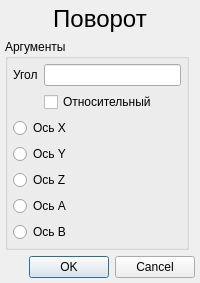
<?xml version="1.0" encoding="UTF-8"?>
<ui version="4.0">
 <class>RotateDialog</class>
 <widget class="QDialog" name="RotateDialog">
  <property name="geometry">
   <rect>
    <x>0</x>
    <y>0</y>
    <width>200</width>
    <height>270</height>
   </rect>
  </property>
  <property name="windowTitle">
   <string>Поворот</string>
  </property>
  <property name="toolTip">
   <string>&lt;html&gt;&lt;head/&gt;&lt;body&gt;&lt;p align=&quot;justify&quot;&gt;&lt;span style=&quot; font-size:12pt;&quot;&gt;Быстрая клавиша &lt;/span&gt;&lt;span style=&quot; font-size:12pt; color:#3300ff;&quot;&gt;K &lt;/span&gt;&lt;span style=&quot; font-size:12pt;&quot;&gt;&lt;br/&gt;ПОВОРОТЫ [&lt;/span&gt;&lt;span style=&quot; font-size:12pt; font-weight:600;&quot;&gt;[ОТН] Зерк. Х, Зерк. Y, УГОЛ&lt;/span&gt;&lt;span style=&quot; font-size:12pt;&quot;&gt;] &lt;br/&gt;Задание поворота в плоскости XY. &lt;br/&gt;&lt;/span&gt;&lt;span style=&quot; font-size:12pt; font-weight:600;&quot;&gt;ОТН&lt;/span&gt;&lt;span style=&quot; font-size:12pt;&quot;&gt; – Если задан этот параметра, то поворот задается относительно предыдущего поворота. &lt;br/&gt;&lt;/span&gt;&lt;span style=&quot; font-size:12pt; font-weight:600;&quot;&gt;Зерк. Х&lt;/span&gt;&lt;span style=&quot; font-size:12pt;&quot;&gt; – ВКЛ/ВЫКЛ зеркальный поворот относительно оси Х. &lt;br/&gt;&lt;/span&gt;&lt;span style=&quot; font-size:12pt; font-weight:600;&quot;&gt;Зерк. Y&lt;/span&gt;&lt;span style=&quot; font-size:12pt;&quot;&gt; – ВКЛ/ВЫКЛ зеркальный поворот относительно оси Y. &lt;br/&gt;&lt;/span&gt;&lt;span style=&quot; font-size:12pt; font-weight:600;&quot;&gt;УГОЛ&lt;/span&gt;&lt;span style=&quot; font-size:12pt;&quot;&gt; – Устанавливается угол поворота в градусах. &lt;/span&gt;&lt;/p&gt;&lt;/body&gt;&lt;/html&gt;</string>
  </property>
  <property name="whatsThis">
   <string>&lt;html&gt;&lt;head/&gt;&lt;body&gt;&lt;p align=&quot;justify&quot;&gt;&lt;span style=&quot; font-size:12pt;&quot;&gt;Быстрая клавиша &lt;/span&gt;&lt;span style=&quot; font-size:12pt; color:#3300ff;&quot;&gt;K &lt;/span&gt;&lt;span style=&quot; font-size:12pt;&quot;&gt;&lt;br/&gt;ПОВОРОТЫ [&lt;/span&gt;&lt;span style=&quot; font-size:12pt; font-weight:600;&quot;&gt;[ОТН] Зерк. Х, Зерк. Y, УГОЛ&lt;/span&gt;&lt;span style=&quot; font-size:12pt;&quot;&gt;] &lt;br/&gt;Задание поворота в плоскости XY. &lt;br/&gt;&lt;/span&gt;&lt;span style=&quot; font-size:12pt; font-weight:600;&quot;&gt;ОТН&lt;/span&gt;&lt;span style=&quot; font-size:12pt;&quot;&gt; – Если задан этот параметра, то поворот задается относительно предыдущего поворота. &lt;br/&gt;&lt;/span&gt;&lt;span style=&quot; font-size:12pt; font-weight:600;&quot;&gt;Зерк. Х&lt;/span&gt;&lt;span style=&quot; font-size:12pt;&quot;&gt; – ВКЛ/ВЫКЛ зеркальный поворот относительно оси Х. &lt;br/&gt;&lt;/span&gt;&lt;span style=&quot; font-size:12pt; font-weight:600;&quot;&gt;Зерк. Y&lt;/span&gt;&lt;span style=&quot; font-size:12pt;&quot;&gt; – ВКЛ/ВЫКЛ зеркальный поворот относительно оси Y. &lt;br/&gt;&lt;/span&gt;&lt;span style=&quot; font-size:12pt; font-weight:600;&quot;&gt;УГОЛ&lt;/span&gt;&lt;span style=&quot; font-size:12pt;&quot;&gt; – Устанавливается угол поворота в градусах. &lt;/span&gt;&lt;/p&gt;&lt;/body&gt;&lt;/html&gt;</string>
  </property>
  <layout class="QGridLayout" name="gridLayout">
   <property name="leftMargin">
    <number>5</number>
   </property>
   <property name="topMargin">
    <number>5</number>
   </property>
   <property name="rightMargin">
    <number>5</number>
   </property>
   <property name="bottomMargin">
    <number>5</number>
   </property>
   <item row="1" column="0">
    <widget class="QGroupBox" name="rotate_arguments_groupBox">
     <property name="sizePolicy">
      <sizepolicy hsizetype="Preferred" vsizetype="Preferred">
       <horstretch>2</horstretch>
       <verstretch>0</verstretch>
      </sizepolicy>
     </property>
     <property name="title">
      <string>Аргументы</string>
     </property>
     <layout class="QGridLayout" name="gridLayout_2">
      <property name="leftMargin">
       <number>5</number>
      </property>
      <property name="topMargin">
       <number>5</number>
      </property>
      <property name="rightMargin">
       <number>5</number>
      </property>
      <property name="bottomMargin">
       <number>5</number>
      </property>
      <item row="6" column="0" colspan="2">
       <widget class="QRadioButton" name="rotate_radioButton_axis_b">
        <property name="text">
         <string>Ось B</string>
        </property>
       </widget>
      </item>
      <item row="0" column="1">
       <widget class="QLineEdit" name="rotate_angle_lineEdit"/>
      </item>
      <item row="3" column="0" colspan="2">
       <widget class="QRadioButton" name="rotate_radioButton_axis_y">
        <property name="text">
         <string>Ось Y</string>
        </property>
       </widget>
      </item>
      <item row="5" column="0" colspan="2">
       <widget class="QRadioButton" name="rotate_radioButton_axis_a">
        <property name="text">
         <string>Ось A</string>
        </property>
       </widget>
      </item>
      <item row="1" column="1">
       <widget class="QCheckBox" name="rotate_relative_checkBox">
        <property name="text">
         <string>Относительный</string>
        </property>
       </widget>
      </item>
      <item row="2" column="0" colspan="2">
       <widget class="QRadioButton" name="rotate_radioButton_axis_x">
        <property name="text">
         <string>Ось X</string>
        </property>
       </widget>
      </item>
      <item row="4" column="0" colspan="2">
       <widget class="QRadioButton" name="rotate_radioButton_axis_z">
        <property name="text">
         <string>Ось Z</string>
        </property>
       </widget>
      </item>
      <item row="0" column="0">
       <widget class="QLabel" name="rotate_angle_label">
        <property name="text">
         <string>Угол</string>
        </property>
       </widget>
      </item>
      <item row="7" column="0">
       <spacer name="verticalSpacer">
        <property name="orientation">
         <enum>Qt::Vertical</enum>
        </property>
        <property name="sizeHint" stdset="0">
         <size>
          <width>20</width>
          <height>40</height>
         </size>
        </property>
       </spacer>
      </item>
     </layout>
    </widget>
   </item>
   <item row="2" column="0" colspan="2">
    <widget class="QDialogButtonBox" name="buttonBox">
     <property name="orientation">
      <enum>Qt::Horizontal</enum>
     </property>
     <property name="standardButtons">
      <set>QDialogButtonBox::Cancel|QDialogButtonBox::Ok</set>
     </property>
    </widget>
   </item>
   <item row="0" column="0" colspan="2">
    <widget class="QLabel" name="rotate_label">
     <property name="sizePolicy">
      <sizepolicy hsizetype="Preferred" vsizetype="Fixed">
       <horstretch>0</horstretch>
       <verstretch>0</verstretch>
      </sizepolicy>
     </property>
     <property name="font">
      <font>
       <pointsize>18</pointsize>
      </font>
     </property>
     <property name="text">
      <string>Поворот</string>
     </property>
     <property name="alignment">
      <set>Qt::AlignCenter</set>
     </property>
    </widget>
   </item>
  </layout>
 </widget>
 <resources/>
 <connections>
  <connection>
   <sender>buttonBox</sender>
   <signal>accepted()</signal>
   <receiver>RotateDialog</receiver>
   <slot>accept()</slot>
   <hints>
    <hint type="sourcelabel">
     <x>248</x>
     <y>254</y>
    </hint>
    <hint type="destinationlabel">
     <x>157</x>
     <y>274</y>
    </hint>
   </hints>
  </connection>
  <connection>
   <sender>buttonBox</sender>
   <signal>rejected()</signal>
   <receiver>RotateDialog</receiver>
   <slot>reject()</slot>
   <hints>
    <hint type="sourcelabel">
     <x>316</x>
     <y>260</y>
    </hint>
    <hint type="destinationlabel">
     <x>286</x>
     <y>274</y>
    </hint>
   </hints>
  </connection>
 </connections>
</ui>
